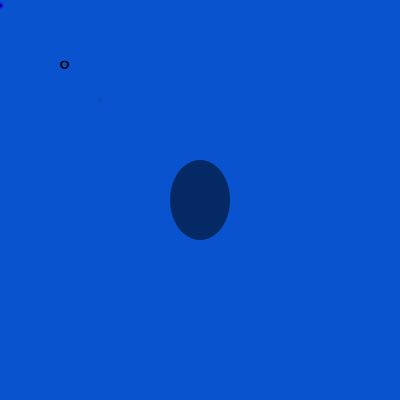
Frame 1 (no input)
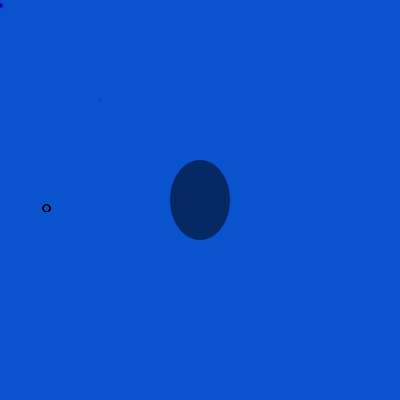
Frame 60 (the mouse pressed at the canvas centre just before this capture)
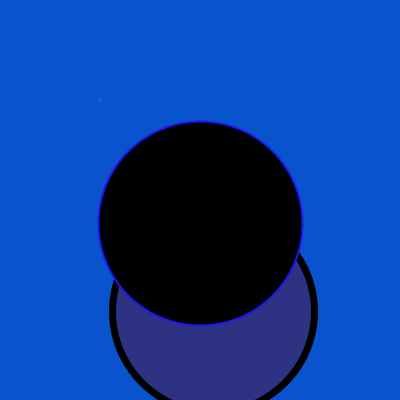
Frame 120 (the mouse held since frame 60 and released just before this capture)

The Processing sketch that drew these frames (run headless with seeded random() and noise(); from frame 60 on, the mouse is pressed at the canvas centre):

// Processing sketch: processing_70576
// ── processing_70576.pde

//Homework Assignment 2
//51257:A
//Copyright 2012 Patrick Clancy pjclancy@andrew.cmu.edu


float x, y, wd, ht;
color col;

void setup()
{
  size(400, 400);
  smooth();
  x=width*.5;
  y=height*.5;
  wd=50;
  ht=50;
  col = color(45,50,130);
}

void draw()
{
  background(10, 83, 206);
  
  fill(mouseX, 130);
  noStroke();
  ellipseMode(CENTER);
  ellipse(x, y, x*.3, y*.4);
  
  fill(mouseX, 20);
  ellipse(x*.5, y*.5, x*.025, y*.025);
  
  fill(mouseX, 145);
  rect(x*3, y*5, x*.5, y*.5);
  
  stroke(0, 0, 0);
  strokeWeight(7);
  fill(col);
  ellipse(mouseX+random(wd*2), mouseY+random(ht*5), pmouseX+2, pmouseY+1);

  stroke(30, 20, 240);
  strokeWeight(2);
  fill(random(col));
  ellipse(mouseX, mouseY+random(ht*.5), pmouseX+4, pmouseY+4);
}

//saveframe("hw2.jpeg");
